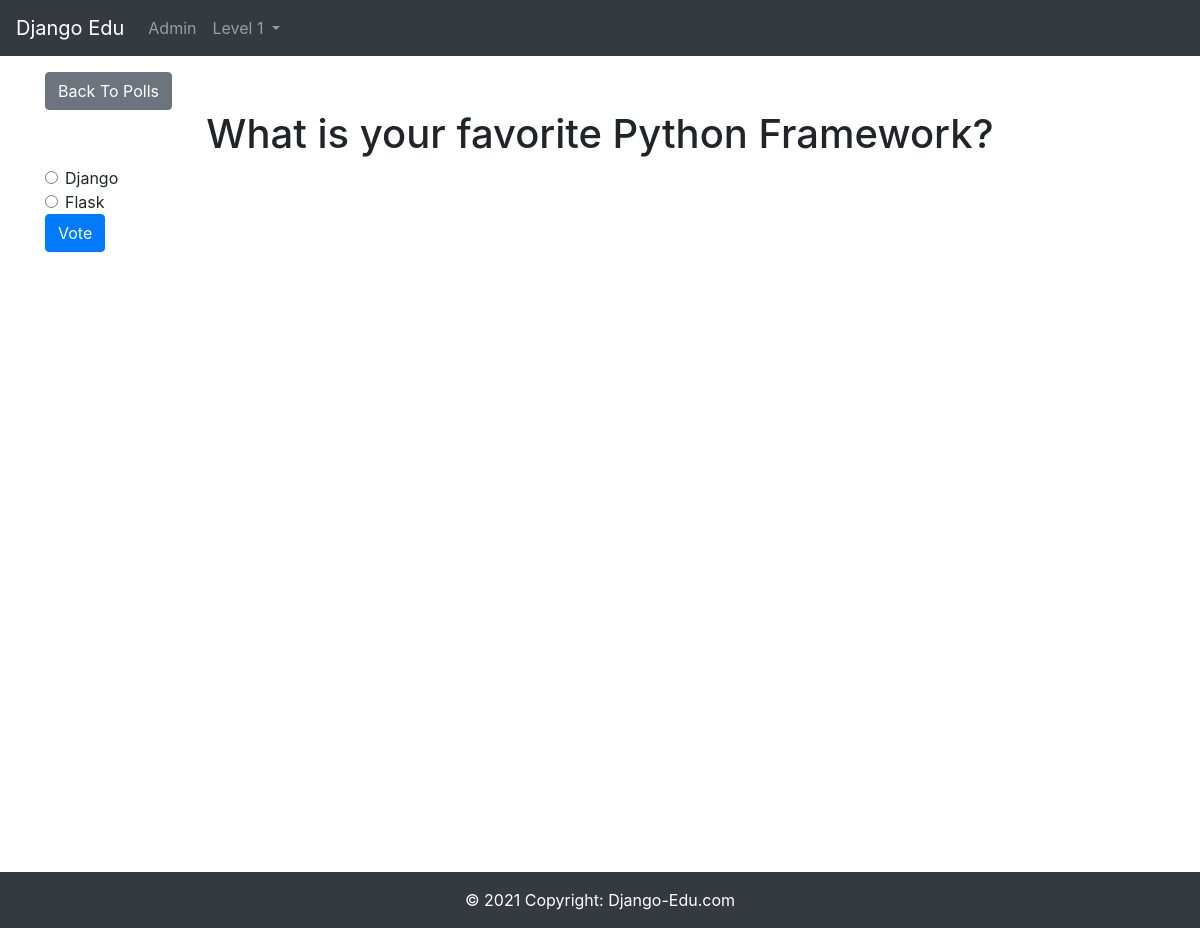
The page /polls/1/vote/ on the database its author committed.
### polls/models.py (models this page shows, shortened)
class Question(models.Model):
    question_text = models.CharField(max_length=255)
    pub_date = models.DateTimeField('date published')

class Choice(models.Model):
    question = models.ForeignKey(Question, on_delete=models.CASCADE)
    choice_text = models.CharField(max_length=255)
    votes = models.IntegerField(default=0)

### polls/views.py (the view, shortened to what this page needs)
# urls.py: path('<int:id>/vote/', views.vote, name='vote'),
def vote(request, id):
    question = get_object_or_404(Question, id=id)
    return render(request, 'polls/vote.html', {
        'question': question,
    })

### polls/templates/polls/vote.html (shortened to what this page needs)
{% extends 'layouts/base.html' %}
{% block content %}
<div class="container">
  <a class="btn btn-secondary" href="{% url 'polls:index' %}">Back To Polls</a>
  <h1 class="text-center">{{ question.question_text }}</h1>
  <form action="{% url 'polls:vote' question.id %}" method="POST">
    {% for choice in question.choice_set.all %}
    <div class="form-check">
      <input
        type="radio"
        name="choice"
        class="form-check-input"
        id="choice{{ forloop.counter }}"
        value="{{ choice.id }}"
      />
      <label class="form-check-label" for="choice{{ forloop.counter }}"
        >{{ choice.choice_text }}</label
      >
    </div>
    {% endfor %}
    <button type="submit" class="btn btn-primary">Vote</button>
  </form>
</div>
{% endblock %}

### rows shown on the page
Question: question_text "What is your favorite Python Framework?"
Choice: choice_text "Django"
Choice: choice_text "Flask"
